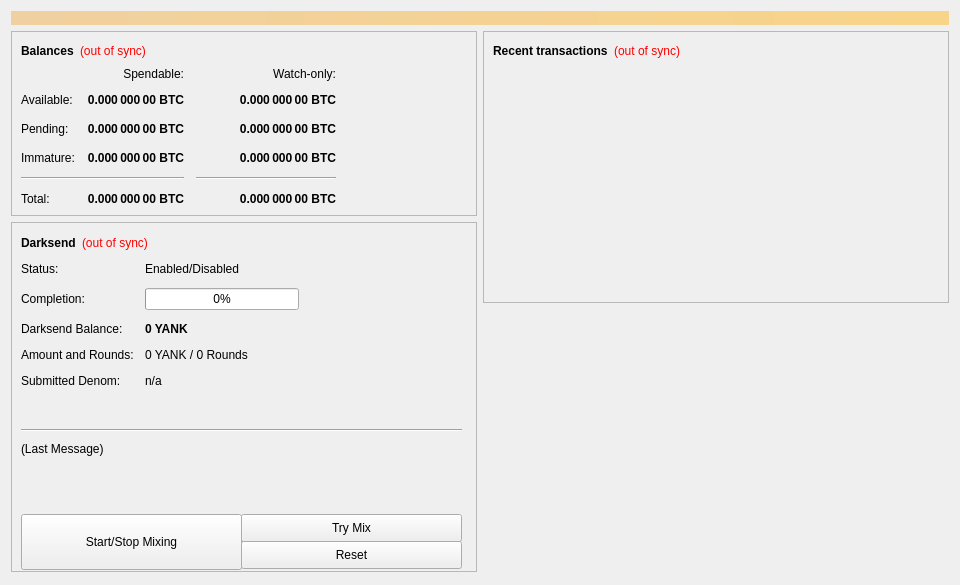
<?xml version="1.0" encoding="UTF-8"?>
<ui version="4.0">
 <class>OverviewPage</class>
 <widget class="QWidget" name="OverviewPage">
  <property name="geometry">
   <rect>
    <x>0</x>
    <y>0</y>
    <width>960</width>
    <height>585</height>
   </rect>
  </property>
  <property name="minimumSize">
   <size>
    <width>960</width>
    <height>0</height>
   </size>
  </property>
  <property name="windowTitle">
   <string>Form</string>
  </property>
  <layout class="QVBoxLayout" name="topLayout">
   <item>
    <widget class="QLabel" name="labelAlerts">
     <property name="visible">
      <bool>false</bool>
     </property>
     <property name="styleSheet">
      <string notr="true">background-color: qlineargradient(x1: 0, y1: 0, x2: 1, y2: 0, stop:0 #F0D0A0, stop:1 #F8D488); color:#000000;</string>
     </property>
     <property name="wordWrap">
      <bool>true</bool>
     </property>
     <property name="margin">
      <number>3</number>
     </property>
    </widget>
   </item>
   <item>
    <layout class="QHBoxLayout" name="horizontalLayout" stretch="1,1">
     <item>
      <layout class="QVBoxLayout" name="verticalLayout_2">
       <item>
        <widget class="QFrame" name="frame">
         <property name="frameShape">
          <enum>QFrame::StyledPanel</enum>
         </property>
         <property name="frameShadow">
          <enum>QFrame::Raised</enum>
         </property>
         <layout class="QVBoxLayout" name="verticalLayout_4">
          <item>
           <layout class="QHBoxLayout" name="horizontalLayout_4">
            <item>
             <widget class="QLabel" name="label_5">
              <property name="font">
               <font>
                <weight>75</weight>
                <bold>true</bold>
               </font>
              </property>
              <property name="text">
               <string>Balances</string>
              </property>
             </widget>
            </item>
            <item>
             <widget class="QLabel" name="labelWalletStatus">
              <property name="cursor">
               <cursorShape>WhatsThisCursor</cursorShape>
              </property>
              <property name="toolTip">
               <string>The displayed information may be out of date. Your wallet automatically synchronizes with the Yank network after a connection is established, but this process has not completed yet.</string>
              </property>
              <property name="styleSheet">
               <string notr="true">QLabel { color: red; }</string>
              </property>
              <property name="text">
               <string notr="true">(out of sync)</string>
              </property>
              <property name="alignment">
               <set>Qt::AlignLeading|Qt::AlignLeft|Qt::AlignVCenter</set>
              </property>
             </widget>
            </item>
            <item>
             <spacer name="horizontalSpacer_3">
              <property name="orientation">
               <enum>Qt::Horizontal</enum>
              </property>
              <property name="sizeHint" stdset="0">
               <size>
                <width>40</width>
                <height>20</height>
               </size>
              </property>
             </spacer>
            </item>
           </layout>
          </item>
          <item>
           <layout class="QGridLayout" name="gridLayout">
            <property name="spacing">
             <number>12</number>
            </property>
            <item row="2" column="2">
             <widget class="QLabel" name="labelWatchPending">
              <property name="font">
               <font>
                <weight>75</weight>
                <bold>true</bold>
               </font>
              </property>
              <property name="cursor">
               <cursorShape>IBeamCursor</cursorShape>
              </property>
              <property name="toolTip">
               <string>Unconfirmed transactions to watch-only addresses</string>
              </property>
              <property name="text">
               <string notr="true">0.000 000 00 BTC</string>
              </property>
              <property name="alignment">
               <set>Qt::AlignRight|Qt::AlignTrailing|Qt::AlignVCenter</set>
              </property>
              <property name="textInteractionFlags">
               <set>Qt::LinksAccessibleByMouse|Qt::TextSelectableByKeyboard|Qt::TextSelectableByMouse</set>
              </property>
             </widget>
            </item>
            <item row="2" column="1">
             <widget class="QLabel" name="labelUnconfirmed">
              <property name="font">
               <font>
                <weight>75</weight>
                <bold>true</bold>
               </font>
              </property>
              <property name="cursor">
               <cursorShape>IBeamCursor</cursorShape>
              </property>
              <property name="toolTip">
               <string>Total of transactions that have yet to be confirmed, and do not yet count toward the spendable balance</string>
              </property>
              <property name="text">
               <string notr="true">0.000 000 00 BTC</string>
              </property>
              <property name="alignment">
               <set>Qt::AlignRight|Qt::AlignTrailing|Qt::AlignVCenter</set>
              </property>
              <property name="textInteractionFlags">
               <set>Qt::LinksAccessibleByMouse|Qt::TextSelectableByKeyboard|Qt::TextSelectableByMouse</set>
              </property>
             </widget>
            </item>
            <item row="3" column="2">
             <widget class="QLabel" name="labelWatchImmature">
              <property name="font">
               <font>
                <weight>75</weight>
                <bold>true</bold>
               </font>
              </property>
              <property name="cursor">
               <cursorShape>IBeamCursor</cursorShape>
              </property>
              <property name="toolTip">
               <string>Mined balance in watch-only addresses that has not yet matured</string>
              </property>
              <property name="text">
               <string notr="true">0.000 000 00 BTC</string>
              </property>
              <property name="alignment">
               <set>Qt::AlignRight|Qt::AlignTrailing|Qt::AlignVCenter</set>
              </property>
              <property name="textInteractionFlags">
               <set>Qt::LinksAccessibleByMouse|Qt::TextSelectableByKeyboard|Qt::TextSelectableByMouse</set>
              </property>
             </widget>
            </item>
            <item row="4" column="0" colspan="2">
             <widget class="Line" name="lineSpendableBalance">
              <property name="orientation">
               <enum>Qt::Horizontal</enum>
              </property>
             </widget>
            </item>
            <item row="4" column="2">
             <widget class="Line" name="lineWatchBalance">
              <property name="sizePolicy">
               <sizepolicy hsizetype="Preferred" vsizetype="Fixed">
                <horstretch>0</horstretch>
                <verstretch>0</verstretch>
               </sizepolicy>
              </property>
              <property name="minimumSize">
               <size>
                <width>140</width>
                <height>0</height>
               </size>
              </property>
              <property name="orientation">
               <enum>Qt::Horizontal</enum>
              </property>
             </widget>
            </item>
            <item row="5" column="0">
             <widget class="QLabel" name="labelTotalText">
              <property name="text">
               <string>Total:</string>
              </property>
             </widget>
            </item>
            <item row="3" column="1">
             <widget class="QLabel" name="labelImmature">
              <property name="font">
               <font>
                <weight>75</weight>
                <bold>true</bold>
               </font>
              </property>
              <property name="cursor">
               <cursorShape>IBeamCursor</cursorShape>
              </property>
              <property name="toolTip">
               <string>Mined balance that has not yet matured</string>
              </property>
              <property name="text">
               <string notr="true">0.000 000 00 BTC</string>
              </property>
              <property name="alignment">
               <set>Qt::AlignRight|Qt::AlignTrailing|Qt::AlignVCenter</set>
              </property>
              <property name="textInteractionFlags">
               <set>Qt::LinksAccessibleByMouse|Qt::TextSelectableByKeyboard|Qt::TextSelectableByMouse</set>
              </property>
             </widget>
            </item>
            <item row="2" column="3">
             <spacer name="horizontalSpacer_2">
              <property name="orientation">
               <enum>Qt::Horizontal</enum>
              </property>
              <property name="sizeHint" stdset="0">
               <size>
                <width>40</width>
                <height>20</height>
               </size>
              </property>
             </spacer>
            </item>
            <item row="3" column="0">
             <widget class="QLabel" name="labelImmatureText">
              <property name="text">
               <string>Immature:</string>
              </property>
             </widget>
            </item>
            <item row="5" column="1">
             <widget class="QLabel" name="labelTotal">
              <property name="font">
               <font>
                <weight>75</weight>
                <bold>true</bold>
               </font>
              </property>
              <property name="cursor">
               <cursorShape>IBeamCursor</cursorShape>
              </property>
              <property name="toolTip">
               <string>Your current total balance</string>
              </property>
              <property name="text">
               <string notr="true">0.000 000 00 BTC</string>
              </property>
              <property name="alignment">
               <set>Qt::AlignRight|Qt::AlignTrailing|Qt::AlignVCenter</set>
              </property>
              <property name="textInteractionFlags">
               <set>Qt::LinksAccessibleByMouse|Qt::TextSelectableByKeyboard|Qt::TextSelectableByMouse</set>
              </property>
             </widget>
            </item>
            <item row="5" column="2">
             <widget class="QLabel" name="labelWatchTotal">
              <property name="font">
               <font>
                <weight>75</weight>
                <bold>true</bold>
               </font>
              </property>
              <property name="cursor">
               <cursorShape>IBeamCursor</cursorShape>
              </property>
              <property name="toolTip">
               <string>Current total balance in watch-only addresses</string>
              </property>
              <property name="text">
               <string notr="true">0.000 000 00 BTC</string>
              </property>
              <property name="alignment">
               <set>Qt::AlignRight|Qt::AlignTrailing|Qt::AlignVCenter</set>
              </property>
              <property name="textInteractionFlags">
               <set>Qt::LinksAccessibleByMouse|Qt::TextSelectableByKeyboard|Qt::TextSelectableByMouse</set>
              </property>
             </widget>
            </item>
            <item row="0" column="2">
             <widget class="QLabel" name="labelWatchonly">
              <property name="text">
               <string>Watch-only:</string>
              </property>
              <property name="alignment">
               <set>Qt::AlignRight|Qt::AlignTrailing|Qt::AlignVCenter</set>
              </property>
             </widget>
            </item>
            <item row="1" column="0">
             <widget class="QLabel" name="labelBalanceText">
              <property name="text">
               <string>Available:</string>
              </property>
             </widget>
            </item>
            <item row="1" column="1">
             <widget class="QLabel" name="labelBalance">
              <property name="font">
               <font>
                <weight>75</weight>
                <bold>true</bold>
               </font>
              </property>
              <property name="cursor">
               <cursorShape>IBeamCursor</cursorShape>
              </property>
              <property name="toolTip">
               <string>Your current spendable balance</string>
              </property>
              <property name="text">
               <string notr="true">0.000 000 00 BTC</string>
              </property>
              <property name="alignment">
               <set>Qt::AlignRight|Qt::AlignTrailing|Qt::AlignVCenter</set>
              </property>
              <property name="textInteractionFlags">
               <set>Qt::LinksAccessibleByMouse|Qt::TextSelectableByKeyboard|Qt::TextSelectableByMouse</set>
              </property>
             </widget>
            </item>
            <item row="1" column="2">
             <widget class="QLabel" name="labelWatchAvailable">
              <property name="font">
               <font>
                <weight>75</weight>
                <bold>true</bold>
               </font>
              </property>
              <property name="cursor">
               <cursorShape>IBeamCursor</cursorShape>
              </property>
              <property name="toolTip">
               <string>Your current balance in watch-only addresses</string>
              </property>
              <property name="text">
               <string notr="true">0.000 000 00 BTC</string>
              </property>
              <property name="alignment">
               <set>Qt::AlignRight|Qt::AlignTrailing|Qt::AlignVCenter</set>
              </property>
              <property name="textInteractionFlags">
               <set>Qt::LinksAccessibleByMouse|Qt::TextSelectableByKeyboard|Qt::TextSelectableByMouse</set>
              </property>
             </widget>
            </item>
            <item row="2" column="0">
             <widget class="QLabel" name="labelPendingText">
              <property name="text">
               <string>Pending:</string>
              </property>
             </widget>
            </item>
            <item row="0" column="1">
             <widget class="QLabel" name="labelSpendable">
              <property name="text">
               <string>Spendable:</string>
              </property>
              <property name="alignment">
               <set>Qt::AlignRight|Qt::AlignTrailing|Qt::AlignVCenter</set>
              </property>
             </widget>
            </item>
           </layout>
          </item>
         </layout>
        </widget>
       </item>
       <item>
        <widget class="QFrame" name="frameDarksend">
         <property name="minimumSize">
          <size>
           <width>0</width>
           <height>350</height>
          </size>
         </property>
         <property name="layoutDirection">
          <enum>Qt::LeftToRight</enum>
         </property>
         <property name="frameShape">
          <enum>QFrame::StyledPanel</enum>
         </property>
         <property name="frameShadow">
          <enum>QFrame::Raised</enum>
         </property>
         <widget class="QWidget" name="formLayoutWidget">
          <property name="geometry">
           <rect>
            <x>10</x>
            <y>40</y>
            <width>451</width>
            <height>161</height>
           </rect>
          </property>
          <layout class="QFormLayout" name="formLayout">
           <property name="fieldGrowthPolicy">
            <enum>QFormLayout::AllNonFixedFieldsGrow</enum>
           </property>
           <property name="horizontalSpacing">
            <number>11</number>
           </property>
           <property name="verticalSpacing">
            <number>12</number>
           </property>
           <item row="0" column="0">
            <widget class="QLabel" name="label_6">
             <property name="text">
              <string>Status:</string>
             </property>
            </widget>
           </item>
           <item row="1" column="0">
            <widget class="QLabel" name="label_7">
             <property name="text">
              <string>Completion:</string>
             </property>
            </widget>
           </item>
           <item row="1" column="1">
            <widget class="QProgressBar" name="darksendProgress">
             <property name="maximumSize">
              <size>
               <width>154</width>
               <height>16777215</height>
              </size>
             </property>
             <property name="value">
              <number>0</number>
             </property>
            </widget>
           </item>
           <item row="2" column="0">
            <widget class="QLabel" name="labelAnonymizedText">
             <property name="text">
              <string>Darksend Balance:</string>
             </property>
            </widget>
           </item>
           <item row="2" column="1">
            <widget class="QLabel" name="labelAnonymized">
             <property name="font">
              <font>
               <weight>75</weight>
               <bold>true</bold>
              </font>
             </property>
             <property name="text">
              <string notr="true">0 YANK</string>
             </property>
            </widget>
           </item>
           <item row="3" column="0">
            <widget class="QLabel" name="label_8">
             <property name="text">
              <string>Amount and Rounds:</string>
             </property>
            </widget>
           </item>
           <item row="3" column="1">
            <widget class="QLabel" name="labelAmountRounds">
             <property name="text">
              <string>0 YANK / 0 Rounds</string>
             </property>
            </widget>
           </item>
           <item row="4" column="0">
            <widget class="QLabel" name="label_9">
             <property name="text">
              <string>Submitted Denom:</string>
             </property>
            </widget>
           </item>
           <item row="4" column="1">
            <widget class="QLabel" name="labelSubmittedDenom">
             <property name="toolTip">
              <string>The denominations you submitted to the Masternode.&lt;br&gt;To mix, other users must submit the exact same denominations.</string>
             </property>
             <property name="text">
              <string>n/a</string>
             </property>
            </widget>
           </item>
           <item row="0" column="1">
            <widget class="QLabel" name="darksendEnabled">
             <property name="text">
              <string>Enabled/Disabled</string>
             </property>
            </widget>
           </item>
          </layout>
         </widget>
         <widget class="QPushButton" name="runAutoDenom">
          <property name="geometry">
           <rect>
            <x>251</x>
            <y>17</y>
            <width>1</width>
            <height>1</height>
           </rect>
          </property>
          <property name="palette">
           <palette>
            <active>
             <colorrole role="WindowText">
              <brush brushstyle="SolidPattern">
               <color alpha="255">
                <red>0</red>
                <green>0</green>
                <blue>0</blue>
               </color>
              </brush>
             </colorrole>
             <colorrole role="Button">
              <brush brushstyle="SolidPattern">
               <color alpha="255">
                <red>239</red>
                <green>238</green>
                <blue>238</blue>
               </color>
              </brush>
             </colorrole>
             <colorrole role="Light">
              <brush brushstyle="SolidPattern">
               <color alpha="255">
                <red>255</red>
                <green>255</green>
                <blue>255</blue>
               </color>
              </brush>
             </colorrole>
             <colorrole role="Midlight">
              <brush brushstyle="SolidPattern">
               <color alpha="255">
                <red>247</red>
                <green>246</green>
                <blue>246</blue>
               </color>
              </brush>
             </colorrole>
             <colorrole role="Dark">
              <brush brushstyle="SolidPattern">
               <color alpha="255">
                <red>119</red>
                <green>119</green>
                <blue>119</blue>
               </color>
              </brush>
             </colorrole>
             <colorrole role="Mid">
              <brush brushstyle="SolidPattern">
               <color alpha="255">
                <red>159</red>
                <green>159</green>
                <blue>159</blue>
               </color>
              </brush>
             </colorrole>
             <colorrole role="Text">
              <brush brushstyle="SolidPattern">
               <color alpha="255">
                <red>0</red>
                <green>0</green>
                <blue>0</blue>
               </color>
              </brush>
             </colorrole>
             <colorrole role="BrightText">
              <brush brushstyle="SolidPattern">
               <color alpha="255">
                <red>255</red>
                <green>255</green>
                <blue>255</blue>
               </color>
              </brush>
             </colorrole>
             <colorrole role="ButtonText">
              <brush brushstyle="SolidPattern">
               <color alpha="255">
                <red>0</red>
                <green>0</green>
                <blue>0</blue>
               </color>
              </brush>
             </colorrole>
             <colorrole role="Base">
              <brush brushstyle="SolidPattern">
               <color alpha="255">
                <red>255</red>
                <green>255</green>
                <blue>255</blue>
               </color>
              </brush>
             </colorrole>
             <colorrole role="Window">
              <brush brushstyle="SolidPattern">
               <color alpha="255">
                <red>239</red>
                <green>238</green>
                <blue>238</blue>
               </color>
              </brush>
             </colorrole>
             <colorrole role="Shadow">
              <brush brushstyle="SolidPattern">
               <color alpha="255">
                <red>0</red>
                <green>0</green>
                <blue>0</blue>
               </color>
              </brush>
             </colorrole>
             <colorrole role="AlternateBase">
              <brush brushstyle="SolidPattern">
               <color alpha="255">
                <red>247</red>
                <green>246</green>
                <blue>246</blue>
               </color>
              </brush>
             </colorrole>
             <colorrole role="ToolTipBase">
              <brush brushstyle="SolidPattern">
               <color alpha="255">
                <red>255</red>
                <green>255</green>
                <blue>220</blue>
               </color>
              </brush>
             </colorrole>
             <colorrole role="ToolTipText">
              <brush brushstyle="SolidPattern">
               <color alpha="255">
                <red>0</red>
                <green>0</green>
                <blue>0</blue>
               </color>
              </brush>
             </colorrole>
            </active>
            <inactive>
             <colorrole role="WindowText">
              <brush brushstyle="SolidPattern">
               <color alpha="255">
                <red>0</red>
                <green>0</green>
                <blue>0</blue>
               </color>
              </brush>
             </colorrole>
             <colorrole role="Button">
              <brush brushstyle="SolidPattern">
               <color alpha="255">
                <red>239</red>
                <green>238</green>
                <blue>238</blue>
               </color>
              </brush>
             </colorrole>
             <colorrole role="Light">
              <brush brushstyle="SolidPattern">
               <color alpha="255">
                <red>255</red>
                <green>255</green>
                <blue>255</blue>
               </color>
              </brush>
             </colorrole>
             <colorrole role="Midlight">
              <brush brushstyle="SolidPattern">
               <color alpha="255">
                <red>247</red>
                <green>246</green>
                <blue>246</blue>
               </color>
              </brush>
             </colorrole>
             <colorrole role="Dark">
              <brush brushstyle="SolidPattern">
               <color alpha="255">
                <red>119</red>
                <green>119</green>
                <blue>119</blue>
               </color>
              </brush>
             </colorrole>
             <colorrole role="Mid">
              <brush brushstyle="SolidPattern">
               <color alpha="255">
                <red>159</red>
                <green>159</green>
                <blue>159</blue>
               </color>
              </brush>
             </colorrole>
             <colorrole role="Text">
              <brush brushstyle="SolidPattern">
               <color alpha="255">
                <red>0</red>
                <green>0</green>
                <blue>0</blue>
               </color>
              </brush>
             </colorrole>
             <colorrole role="BrightText">
              <brush brushstyle="SolidPattern">
               <color alpha="255">
                <red>255</red>
                <green>255</green>
                <blue>255</blue>
               </color>
              </brush>
             </colorrole>
             <colorrole role="ButtonText">
              <brush brushstyle="SolidPattern">
               <color alpha="255">
                <red>0</red>
                <green>0</green>
                <blue>0</blue>
               </color>
              </brush>
             </colorrole>
             <colorrole role="Base">
              <brush brushstyle="SolidPattern">
               <color alpha="255">
                <red>255</red>
                <green>255</green>
                <blue>255</blue>
               </color>
              </brush>
             </colorrole>
             <colorrole role="Window">
              <brush brushstyle="SolidPattern">
               <color alpha="255">
                <red>239</red>
                <green>238</green>
                <blue>238</blue>
               </color>
              </brush>
             </colorrole>
             <colorrole role="Shadow">
              <brush brushstyle="SolidPattern">
               <color alpha="255">
                <red>0</red>
                <green>0</green>
                <blue>0</blue>
               </color>
              </brush>
             </colorrole>
             <colorrole role="AlternateBase">
              <brush brushstyle="SolidPattern">
               <color alpha="255">
                <red>247</red>
                <green>246</green>
                <blue>246</blue>
               </color>
              </brush>
             </colorrole>
             <colorrole role="ToolTipBase">
              <brush brushstyle="SolidPattern">
               <color alpha="255">
                <red>255</red>
                <green>255</green>
                <blue>220</blue>
               </color>
              </brush>
             </colorrole>
             <colorrole role="ToolTipText">
              <brush brushstyle="SolidPattern">
               <color alpha="255">
                <red>0</red>
                <green>0</green>
                <blue>0</blue>
               </color>
              </brush>
             </colorrole>
            </inactive>
            <disabled>
             <colorrole role="WindowText">
              <brush brushstyle="SolidPattern">
               <color alpha="255">
                <red>119</red>
                <green>119</green>
                <blue>119</blue>
               </color>
              </brush>
             </colorrole>
             <colorrole role="Button">
              <brush brushstyle="SolidPattern">
               <color alpha="255">
                <red>239</red>
                <green>238</green>
                <blue>238</blue>
               </color>
              </brush>
             </colorrole>
             <colorrole role="Light">
              <brush brushstyle="SolidPattern">
               <color alpha="255">
                <red>255</red>
                <green>255</green>
                <blue>255</blue>
               </color>
              </brush>
             </colorrole>
             <colorrole role="Midlight">
              <brush brushstyle="SolidPattern">
               <color alpha="255">
                <red>247</red>
                <green>246</green>
                <blue>246</blue>
               </color>
              </brush>
             </colorrole>
             <colorrole role="Dark">
              <brush brushstyle="SolidPattern">
               <color alpha="255">
                <red>119</red>
                <green>119</green>
                <blue>119</blue>
               </color>
              </brush>
             </colorrole>
             <colorrole role="Mid">
              <brush brushstyle="SolidPattern">
               <color alpha="255">
                <red>159</red>
                <green>159</green>
                <blue>159</blue>
               </color>
              </brush>
             </colorrole>
             <colorrole role="Text">
              <brush brushstyle="SolidPattern">
               <color alpha="255">
                <red>119</red>
                <green>119</green>
                <blue>119</blue>
               </color>
              </brush>
             </colorrole>
             <colorrole role="BrightText">
              <brush brushstyle="SolidPattern">
               <color alpha="255">
                <red>255</red>
                <green>255</green>
                <blue>255</blue>
               </color>
              </brush>
             </colorrole>
             <colorrole role="ButtonText">
              <brush brushstyle="SolidPattern">
               <color alpha="255">
                <red>119</red>
                <green>119</green>
                <blue>119</blue>
               </color>
              </brush>
             </colorrole>
             <colorrole role="Base">
              <brush brushstyle="SolidPattern">
               <color alpha="255">
                <red>239</red>
                <green>238</green>
                <blue>238</blue>
               </color>
              </brush>
             </colorrole>
             <colorrole role="Window">
              <brush brushstyle="SolidPattern">
               <color alpha="255">
                <red>239</red>
                <green>238</green>
                <blue>238</blue>
               </color>
              </brush>
             </colorrole>
             <colorrole role="Shadow">
              <brush brushstyle="SolidPattern">
               <color alpha="255">
                <red>0</red>
                <green>0</green>
                <blue>0</blue>
               </color>
              </brush>
             </colorrole>
             <colorrole role="AlternateBase">
              <brush brushstyle="SolidPattern">
               <color alpha="255">
                <red>239</red>
                <green>238</green>
                <blue>238</blue>
               </color>
              </brush>
             </colorrole>
             <colorrole role="ToolTipBase">
              <brush brushstyle="SolidPattern">
               <color alpha="255">
                <red>255</red>
                <green>255</green>
                <blue>220</blue>
               </color>
              </brush>
             </colorrole>
             <colorrole role="ToolTipText">
              <brush brushstyle="SolidPattern">
               <color alpha="255">
                <red>0</red>
                <green>0</green>
                <blue>0</blue>
               </color>
              </brush>
             </colorrole>
            </disabled>
           </palette>
          </property>
          <property name="focusPolicy">
           <enum>Qt::NoFocus</enum>
          </property>
          <property name="autoFillBackground">
           <bool>true</bool>
          </property>
          <property name="text">
           <string/>
          </property>
          <property name="flat">
           <bool>true</bool>
          </property>
         </widget>
         <widget class="QPushButton" name="toggleDarksend">
          <property name="geometry">
           <rect>
            <x>10</x>
            <y>292</y>
            <width>221</width>
            <height>56</height>
           </rect>
          </property>
          <property name="sizePolicy">
           <sizepolicy hsizetype="MinimumExpanding" vsizetype="Fixed">
            <horstretch>0</horstretch>
            <verstretch>0</verstretch>
           </sizepolicy>
          </property>
          <property name="text">
           <string>Start/Stop Mixing</string>
          </property>
         </widget>
         <widget class="Line" name="lineLastMessage">
          <property name="geometry">
           <rect>
            <x>10</x>
            <y>200</y>
            <width>441</width>
            <height>16</height>
           </rect>
          </property>
          <property name="orientation">
           <enum>Qt::Horizontal</enum>
          </property>
         </widget>
         <widget class="QLabel" name="darksendStatus">
          <property name="geometry">
           <rect>
            <x>10</x>
            <y>220</y>
            <width>451</width>
            <height>61</height>
           </rect>
          </property>
          <property name="minimumSize">
           <size>
            <width>288</width>
            <height>43</height>
           </size>
          </property>
          <property name="text">
           <string>(Last Message)</string>
          </property>
          <property name="alignment">
           <set>Qt::AlignLeading|Qt::AlignLeft|Qt::AlignTop</set>
          </property>
          <property name="wordWrap">
           <bool>true</bool>
          </property>
         </widget>
         <widget class="QPushButton" name="darksendAuto">
          <property name="geometry">
           <rect>
            <x>230</x>
            <y>292</y>
            <width>221</width>
            <height>28</height>
           </rect>
          </property>
          <property name="sizePolicy">
           <sizepolicy hsizetype="MinimumExpanding" vsizetype="Fixed">
            <horstretch>0</horstretch>
            <verstretch>0</verstretch>
           </sizepolicy>
          </property>
          <property name="toolTip">
           <string>Try to manually submit a Darksend request.</string>
          </property>
          <property name="text">
           <string>Try Mix</string>
          </property>
         </widget>
         <widget class="QPushButton" name="darksendReset">
          <property name="geometry">
           <rect>
            <x>230</x>
            <y>319</y>
            <width>221</width>
            <height>28</height>
           </rect>
          </property>
          <property name="sizePolicy">
           <sizepolicy hsizetype="MinimumExpanding" vsizetype="Fixed">
            <horstretch>0</horstretch>
            <verstretch>0</verstretch>
           </sizepolicy>
          </property>
          <property name="toolTip">
           <string>Reset the current status of Darksend (can interrupt Darksend if it's in the process of Mixing, which can cost you money!)</string>
          </property>
          <property name="autoFillBackground">
           <bool>false</bool>
          </property>
          <property name="text">
           <string>Reset</string>
          </property>
         </widget>
         <widget class="QWidget" name="layoutWidget">
          <property name="geometry">
           <rect>
            <x>10</x>
            <y>10</y>
            <width>431</width>
            <height>22</height>
           </rect>
          </property>
          <layout class="QHBoxLayout" name="horizontalLayout_5">
           <item>
            <widget class="QLabel" name="label_2">
             <property name="font">
              <font>
               <weight>75</weight>
               <bold>true</bold>
              </font>
             </property>
             <property name="text">
              <string>Darksend</string>
             </property>
            </widget>
           </item>
           <item>
            <widget class="QLabel" name="labelDarksendSyncStatus">
             <property name="toolTip">
              <string>The displayed information may be out of date. Your wallet automatically synchronizes with the Yank network after a connection is established, but this process has not completed yet.</string>
             </property>
             <property name="styleSheet">
              <string notr="true">QLabel { color: red; }</string>
             </property>
             <property name="text">
              <string notr="true">(out of sync)</string>
             </property>
             <property name="alignment">
              <set>Qt::AlignLeading|Qt::AlignLeft|Qt::AlignVCenter</set>
             </property>
            </widget>
           </item>
           <item>
            <spacer name="horizontalSpacer_4">
             <property name="orientation">
              <enum>Qt::Horizontal</enum>
             </property>
             <property name="sizeHint" stdset="0">
              <size>
               <width>40</width>
               <height>20</height>
              </size>
             </property>
            </spacer>
           </item>
          </layout>
         </widget>
        </widget>
       </item>
       <item>
        <spacer name="verticalSpacer">
         <property name="orientation">
          <enum>Qt::Vertical</enum>
         </property>
         <property name="sizeHint" stdset="0">
          <size>
           <width>20</width>
           <height>40</height>
          </size>
         </property>
        </spacer>
       </item>
      </layout>
     </item>
     <item>
      <layout class="QVBoxLayout" name="verticalLayout_3">
       <item>
        <widget class="QFrame" name="frame_2">
         <property name="frameShape">
          <enum>QFrame::StyledPanel</enum>
         </property>
         <property name="frameShadow">
          <enum>QFrame::Raised</enum>
         </property>
         <layout class="QVBoxLayout" name="verticalLayout">
          <item>
           <layout class="QHBoxLayout" name="horizontalLayout_2">
            <item>
             <widget class="QLabel" name="label_4">
              <property name="font">
               <font>
                <weight>75</weight>
                <bold>true</bold>
               </font>
              </property>
              <property name="text">
               <string>Recent transactions</string>
              </property>
             </widget>
            </item>
            <item>
             <widget class="QLabel" name="labelTransactionsStatus">
              <property name="cursor">
               <cursorShape>WhatsThisCursor</cursorShape>
              </property>
              <property name="toolTip">
               <string>The displayed information may be out of date. Your wallet automatically synchronizes with the Yank network after a connection is established, but this process has not completed yet.</string>
              </property>
              <property name="styleSheet">
               <string notr="true">QLabel { color: red; }</string>
              </property>
              <property name="text">
               <string notr="true">(out of sync)</string>
              </property>
              <property name="alignment">
               <set>Qt::AlignRight|Qt::AlignTrailing|Qt::AlignVCenter</set>
              </property>
             </widget>
            </item>
            <item>
             <spacer name="horizontalSpacer">
              <property name="orientation">
               <enum>Qt::Horizontal</enum>
              </property>
              <property name="sizeHint" stdset="0">
               <size>
                <width>40</width>
                <height>20</height>
               </size>
              </property>
             </spacer>
            </item>
           </layout>
          </item>
          <item>
           <widget class="QListView" name="listTransactions">
            <property name="styleSheet">
             <string notr="true">QListView { background: transparent; }</string>
            </property>
            <property name="frameShape">
             <enum>QFrame::NoFrame</enum>
            </property>
            <property name="verticalScrollBarPolicy">
             <enum>Qt::ScrollBarAlwaysOff</enum>
            </property>
            <property name="horizontalScrollBarPolicy">
             <enum>Qt::ScrollBarAlwaysOff</enum>
            </property>
            <property name="selectionMode">
             <enum>QAbstractItemView::NoSelection</enum>
            </property>
           </widget>
          </item>
         </layout>
        </widget>
       </item>
       <item>
        <spacer name="verticalSpacer_2">
         <property name="orientation">
          <enum>Qt::Vertical</enum>
         </property>
         <property name="sizeHint" stdset="0">
          <size>
           <width>20</width>
           <height>40</height>
          </size>
         </property>
        </spacer>
       </item>
      </layout>
     </item>
    </layout>
   </item>
  </layout>
 </widget>
 <resources/>
 <connections/>
</ui>
